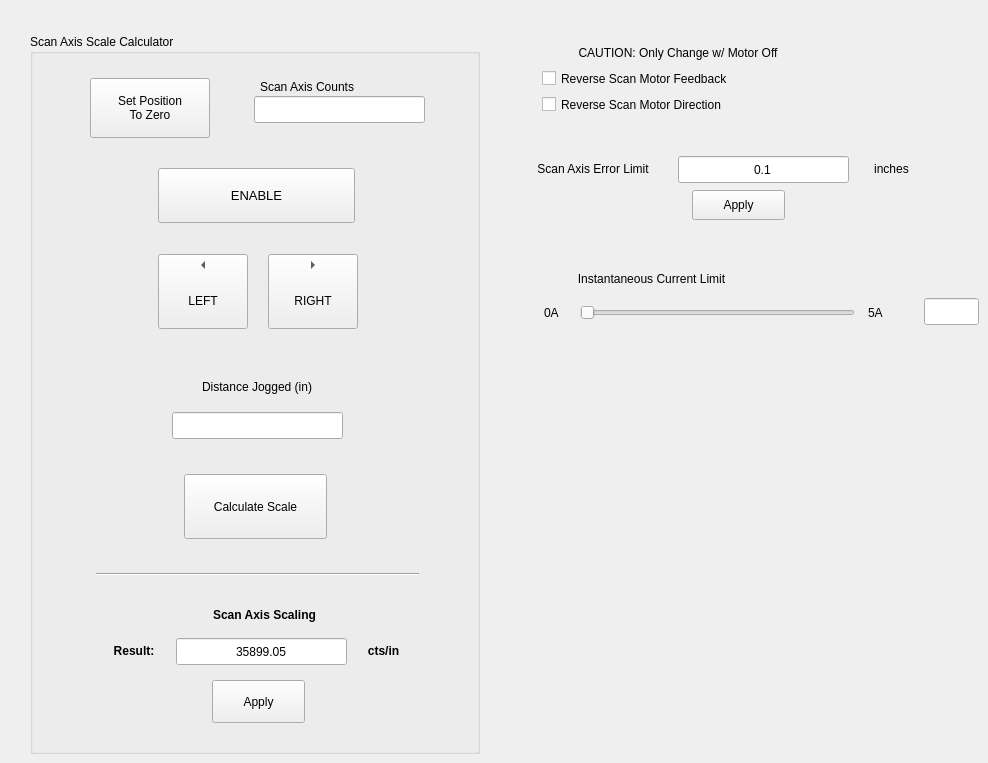
      <widget class="QWidget" name="tab_4">
       <attribute name="title">
        <string>Scan Axis Setup</string>
       </attribute>
       <widget class="QCheckBox" name="checkBox_reverseScanFeedback">
        <property name="geometry">
         <rect>
          <x>542</x>
          <y>66</y>
          <width>250</width>
          <height>25</height>
         </rect>
        </property>
        <property name="text">
         <string>Reverse Scan Motor Feedback</string>
        </property>
        <property name="checked">
         <bool>false</bool>
        </property>
       </widget>
       <widget class="QGroupBox" name="groupBox">
        <property name="geometry">
         <rect>
          <x>30</x>
          <y>34</y>
          <width>450</width>
          <height>720</height>
         </rect>
        </property>
        <property name="title">
         <string>Scan Axis Scale Calculator</string>
        </property>
        <widget class="QPushButton" name="calculate_scan_scaling_factor">
         <property name="geometry">
          <rect>
           <x>154</x>
           <y>440</y>
           <width>143</width>
           <height>65</height>
          </rect>
         </property>
         <property name="text">
          <string>Calculate Scale</string>
         </property>
        </widget>
        <widget class="QLineEdit" name="scan_axis_counts">
         <property name="enabled">
          <bool>true</bool>
         </property>
         <property name="geometry">
          <rect>
           <x>224</x>
           <y>62</y>
           <width>171</width>
           <height>27</height>
          </rect>
         </property>
         <property name="text">
          <string/>
         </property>
         <property name="alignment">
          <set>Qt::AlignCenter</set>
         </property>
         <property name="readOnly">
          <bool>true</bool>
         </property>
        </widget>
        <widget class="QPushButton" name="set_scan_position_zero_2">
         <property name="enabled">
          <bool>true</bool>
         </property>
         <property name="geometry">
          <rect>
           <x>60</x>
           <y>44</y>
           <width>120</width>
           <height>60</height>
          </rect>
         </property>
         <property name="text">
          <string>Set Position
To Zero</string>
         </property>
        </widget>
        <widget class="QLineEdit" name="scan_distance_jogged">
         <property name="geometry">
          <rect>
           <x>142</x>
           <y>378</y>
           <width>171</width>
           <height>27</height>
          </rect>
         </property>
         <property name="text">
          <string/>
         </property>
         <property name="alignment">
          <set>Qt::AlignCenter</set>
         </property>
        </widget>
        <widget class="QLabel" name="label_6">
         <property name="geometry">
          <rect>
           <x>150</x>
           <y>342</y>
           <width>154</width>
           <height>21</height>
          </rect>
         </property>
         <property name="text">
          <string>Distance Jogged (in)</string>
         </property>
         <property name="alignment">
          <set>Qt::AlignCenter</set>
         </property>
        </widget>
        <widget class="QLabel" name="label_2">
         <property name="geometry">
          <rect>
           <x>230</x>
           <y>42</y>
           <width>127</width>
           <height>21</height>
          </rect>
         </property>
         <property name="text">
          <string>Scan Axis Counts</string>
         </property>
        </widget>
        <widget class="Line" name="line">
         <property name="geometry">
          <rect>
           <x>66</x>
           <y>532</y>
           <width>323</width>
           <height>16</height>
          </rect>
         </property>
         <property name="orientation">
          <enum>Qt::Horizontal</enum>
         </property>
        </widget>
        <widget class="QLineEdit" name="scan_axis_scaling_factor">
         <property name="enabled">
          <bool>true</bool>
         </property>
         <property name="geometry">
          <rect>
           <x>146</x>
           <y>604</y>
           <width>171</width>
           <height>27</height>
          </rect>
         </property>
         <property name="text">
          <string>35899.05</string>
         </property>
         <property name="alignment">
          <set>Qt::AlignCenter</set>
         </property>
         <property name="readOnly">
          <bool>false</bool>
         </property>
        </widget>
        <widget class="QLabel" name="label_10">
         <property name="geometry">
          <rect>
           <x>160</x>
           <y>570</y>
           <width>149</width>
           <height>21</height>
          </rect>
         </property>
         <property name="font">
          <font>
           <weight>75</weight>
           <bold>true</bold>
          </font>
         </property>
         <property name="text">
          <string>Scan Axis Scaling</string>
         </property>
         <property name="alignment">
          <set>Qt::AlignCenter</set>
         </property>
        </widget>
        <widget class="QLabel" name="label_16">
         <property name="geometry">
          <rect>
           <x>328</x>
           <y>606</y>
           <width>51</width>
           <height>21</height>
          </rect>
         </property>
         <property name="font">
          <font>
           <weight>75</weight>
           <bold>true</bold>
          </font>
         </property>
         <property name="text">
          <string>cts/in</string>
         </property>
         <property name="alignment">
          <set>Qt::AlignCenter</set>
         </property>
        </widget>
        <widget class="QLabel" name="label_44">
         <property name="geometry">
          <rect>
           <x>74</x>
           <y>606</y>
           <width>60</width>
           <height>21</height>
          </rect>
         </property>
         <property name="font">
          <font>
           <weight>75</weight>
           <bold>true</bold>
          </font>
         </property>
         <property name="text">
          <string>Result:</string>
         </property>
         <property name="alignment">
          <set>Qt::AlignCenter</set>
         </property>
        </widget>
        <widget class="QPushButton" name="apply_scan_axis_scaling_factor">
         <property name="geometry">
          <rect>
           <x>182</x>
           <y>646</y>
           <width>93</width>
           <height>43</height>
          </rect>
         </property>
         <property name="text">
          <string>Apply</string>
         </property>
        </widget>
        <widget class="QToolButton" name="jog_right_2">
         <property name="geometry">
          <rect>
           <x>238</x>
           <y>220</y>
           <width>90</width>
           <height>75</height>
          </rect>
         </property>
         <property name="layoutDirection">
          <enum>Qt::LeftToRight</enum>
         </property>
         <property name="text">
          <string>RIGHT</string>
         </property>
         <property name="toolButtonStyle">
          <enum>Qt::ToolButtonTextUnderIcon</enum>
         </property>
         <property name="arrowType">
          <enum>Qt::RightArrow</enum>
         </property>
        </widget>
        <widget class="QPushButton" name="enable_scan_axis_2">
         <property name="geometry">
          <rect>
           <x>128</x>
           <y>134</y>
           <width>197</width>
           <height>55</height>
          </rect>
         </property>
         <property name="font">
          <font>
           <pointsize>10</pointsize>
          </font>
         </property>
         <property name="text">
          <string>ENABLE</string>
         </property>
        </widget>
        <widget class="QToolButton" name="jog_left_2">
         <property name="geometry">
          <rect>
           <x>128</x>
           <y>220</y>
           <width>90</width>
           <height>75</height>
          </rect>
         </property>
         <property name="layoutDirection">
          <enum>Qt::LeftToRight</enum>
         </property>
         <property name="text">
          <string>LEFT</string>
         </property>
         <property name="toolButtonStyle">
          <enum>Qt::ToolButtonTextUnderIcon</enum>
         </property>
         <property name="arrowType">
          <enum>Qt::LeftArrow</enum>
         </property>
        </widget>
       </widget>
       <widget class="QLineEdit" name="scan_axis_error_limit">
        <property name="geometry">
         <rect>
          <x>678</x>
          <y>156</y>
          <width>171</width>
          <height>27</height>
         </rect>
        </property>
        <property name="text">
         <string>0.1</string>
        </property>
        <property name="alignment">
         <set>Qt::AlignCenter</set>
        </property>
       </widget>
       <widget class="QLabel" name="label_48">
        <property name="geometry">
         <rect>
          <x>516</x>
          <y>158</y>
          <width>154</width>
          <height>21</height>
         </rect>
        </property>
        <property name="text">
         <string>Scan Axis Error Limit</string>
        </property>
        <property name="alignment">
         <set>Qt::AlignCenter</set>
        </property>
       </widget>
       <widget class="QLabel" name="label_49">
        <property name="geometry">
         <rect>
          <x>868</x>
          <y>158</y>
          <width>47</width>
          <height>21</height>
         </rect>
        </property>
        <property name="text">
         <string>inches</string>
        </property>
        <property name="alignment">
         <set>Qt::AlignCenter</set>
        </property>
       </widget>
       <widget class="QLabel" name="label_77">
        <property name="geometry">
         <rect>
          <x>540</x>
          <y>42</y>
          <width>276</width>
          <height>21</height>
         </rect>
        </property>
        <property name="text">
         <string>CAUTION: Only Change w/ Motor Off</string>
        </property>
        <property name="alignment">
         <set>Qt::AlignCenter</set>
        </property>
       </widget>
       <widget class="QPushButton" name="apply_scan_axis_error_limit">
        <property name="geometry">
         <rect>
          <x>692</x>
          <y>190</y>
          <width>93</width>
          <height>30</height>
         </rect>
        </property>
        <property name="text">
         <string>Apply</string>
        </property>
       </widget>
       <widget class="QCheckBox" name="checkBox_reverseScanMotor">
        <property name="geometry">
         <rect>
          <x>542</x>
          <y>92</y>
          <width>247</width>
          <height>25</height>
         </rect>
        </property>
        <property name="text">
         <string>Reverse Scan Motor Direction</string>
        </property>
       </widget>
       <widget class="QSlider" name="scan_axis_current_limit_slider">
        <property name="geometry">
         <rect>
          <x>580</x>
          <y>302</y>
          <width>275</width>
          <height>22</height>
         </rect>
        </property>
        <property name="minimum">
         <number>1</number>
        </property>
        <property name="maximum">
         <number>100000</number>
        </property>
        <property name="singleStep">
         <number>100</number>
        </property>
        <property name="pageStep">
         <number>1000</number>
        </property>
        <property name="orientation">
         <enum>Qt::Horizontal</enum>
        </property>
       </widget>
       <widget class="QLabel" name="label_102">
        <property name="geometry">
         <rect>
          <x>544</x>
          <y>302</y>
          <width>20</width>
          <height>21</height>
         </rect>
        </property>
        <property name="text">
         <string>0A</string>
        </property>
       </widget>
       <widget class="QLabel" name="label_103">
        <property name="geometry">
         <rect>
          <x>868</x>
          <y>302</y>
          <width>20</width>
          <height>21</height>
         </rect>
        </property>
        <property name="text">
         <string>5A</string>
        </property>
       </widget>
       <widget class="QLabel" name="label_108">
        <property name="geometry">
         <rect>
          <x>548</x>
          <y>268</y>
          <width>207</width>
          <height>21</height>
         </rect>
        </property>
        <property name="text">
         <string>Instantaneous Current Limit</string>
        </property>
        <property name="alignment">
         <set>Qt::AlignCenter</set>
        </property>
       </widget>
       <widget class="QLineEdit" name="scan_axis_current_limit_edit">
        <property name="geometry">
         <rect>
          <x>924</x>
          <y>298</y>
          <width>55</width>
          <height>27</height>
         </rect>
        </property>
        <property name="text">
         <string/>
        </property>
        <property name="alignment">
         <set>Qt::AlignCenter</set>
        </property>
       </widget>
      </widget>
